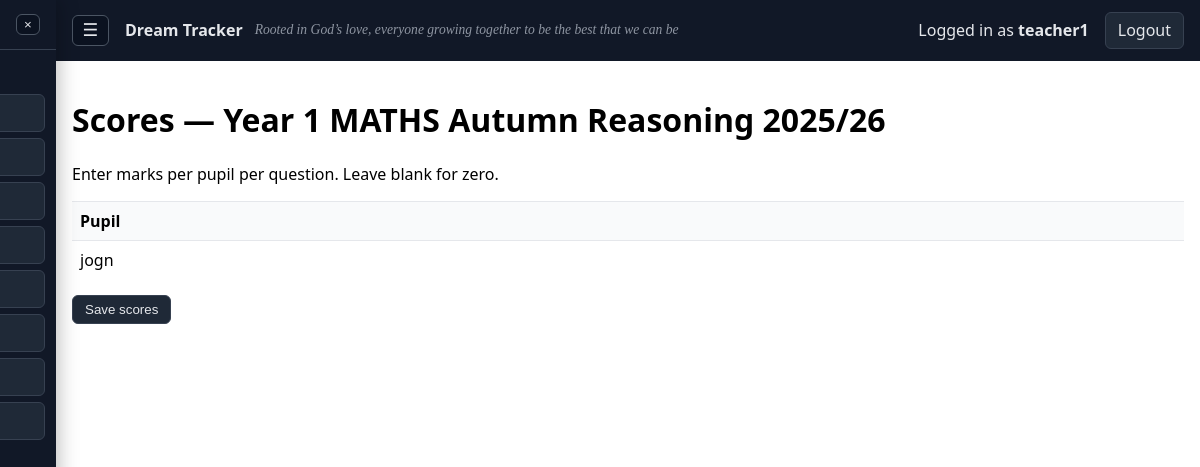
Page /assessments/2/scores (signed in) on the committed database.
### models.py (models this page shows, shortened)
class Teacher(UserMixin, db.Model):
    __tablename__ = "teachers"
    id = db.Column(db.Integer, primary_key=True)
    username = db.Column(db.String(80), unique=True, nullable=False)
    password_hash = db.Column(db.String(255), nullable=False)
    class_id = db.Column(db.Integer, db.ForeignKey("classes.id"))
    is_admin = db.Column(db.Boolean, nullable=False, default=False)
    is_active = db.Column(db.Boolean, nullable=False, default=True)
    class_links = db.relationship("TeacherClass", back_populates="teacher", cascade="all, delete-orphan")
    classes = db.relationship("SchoolClass", secondary="teacher_classes", viewonly=True)

class Assessment(db.Model):
    __tablename__ = "assessments"
    id = db.Column(db.Integer, primary_key=True)
    class_id = db.Column(db.Integer, db.ForeignKey("classes.id"), nullable=False)
    academic_year_id = db.Column(db.Integer, db.ForeignKey("academic_years.id"), nullable=False)
    term = db.Column(db.String(10), nullable=False)  # Autumn/Spring/Summer
    subject = db.Column(db.String(20), nullable=False, default="maths", index=True)
    paper = db.Column(db.String(20), nullable=False, default="Arithmetic", index=True)
    title = db.Column(db.String(120), nullable=False)
    template_id = db.Column(db.Integer, db.ForeignKey("paper_templates.id"), nullable=True)
    template_version = db.Column(db.Integer, nullable=True)
    created_at = db.Column(db.DateTime, default=datetime.utcnow)
    klass = db.relationship("SchoolClass")
    academic_year = db.relationship("AcademicYear")
    questions = db.relationship("AssessmentQuestion", backref="assessment", cascade="all, delete-orphan")
    scores = db.relationship("PupilQuestionScore", backref="assessment", cascade="all, delete-orphan")

class Pupil(db.Model):
    __tablename__ = "pupils"
    id = db.Column(db.Integer, primary_key=True)
    class_id = db.Column(db.Integer, db.ForeignKey("classes.id"), nullable=False)
    number = db.Column(db.Integer, nullable=True)  # optional display No.
    name = db.Column(db.String(120), nullable=False, index=True)
    gender = db.Column(db.String(1), nullable=True)  # 'M' or 'F'
    pupil_premium = db.Column(db.Boolean, default=False)
    laps = db.Column(db.Boolean, default=False)
    service_child = db.Column(db.Boolean, default=False)
    updated_at = db.Column(db.DateTime, default=datetime.utcnow, onupdate=datetime.utcnow)
    results = db.relationship("Result", backref="pupil", cascade="all, delete-orphan")
    writing_results = db.relationship("WritingResult", backref="pupil", cascade="all, delete-orphan")
    sats_scores = db.relationship("SatsScore", backref="pupil", cascade="all, delete-orphan")
    class_history = db.relationship("PupilClassHistory", backref="pupil", cascade="all, delete-orphan")
    __table_args__ = (
    )

### app.py (the view, shortened to what this page needs)
    @app.route("/assessments/<int:assessment_id>/scores", methods=["GET", "POST"])
    @login_required
    def assessment_scores(assessment_id):
        a = Assessment.query.get_or_404(assessment_id)
        require_class_access(a.class_id)
        pupils = Pupil.query.filter_by(class_id=a.class_id).order_by(
            Pupil.number.is_(None), Pupil.number, Pupil.name
        ).all()
        questions = AssessmentQuestion.query.filter_by(assessment_id=a.id).order_by(
            AssessmentQuestion.number.asc()
        ).all()
        scores = {(s.pupil_id, s.question_id): s.mark for s in PupilQuestionScore.query.filter_by(assessment_id=a.id).all()}
        return render_template("assessment_scores.html", assessment=a, pupils=pupils, questions=questions, scores=scores)

### templates/assessment_scores.html (shortened to what this page needs)
{% extends "layout.html" %}
{% block content %}
<h1>Scores — {{ assessment.title }}</h1>
<p>Enter marks per pupil per question. Leave blank for zero.</p>
<form method="post">
  <table>
    <thead>
      <tr>
        <th>Pupil</th>
      </tr>
    </thead>
    <tbody>
      {% for p in pupils %}
        <tr>
          <td>{{ p.number or '' }} {{ p.name }}</td>
        </tr>
      {% endfor %}
    </tbody>
  </table>
  <p><button class="button" type="submit">Save scores</button></p>
</form>
{% endblock %}

### templates/layout.html (shortened to what this page needs)
<!doctype html>
<html lang="en">
<head>
</head>
<body>
  {% set sidebar_params = namespace(values={}) %}
  {% for key in ['year','term','class','gender','pp','laps','svc','min_pct','max_pct','band'] %}
    {% if request.args.get(key) %}
      {% set _ = sidebar_params.values.update({key: request.args.get(key)}) %}
    {% endif %}
  {% endfor %}
  {% set sidebar_subject = request.view_args.get('subject') if request.view_args and request.view_args.get('subject') else request.args.get('subject', 'maths') %}
  {% set sidebar_mode = request.args.get('mode', 'table' if current_user.is_admin else 'home') %}
  {% set reports_href = url_for('reports', **sidebar_params.values) %}
  {% set is_year6_menu = y6_nav is not none %}
  {% if current_user.is_authenticated %}
    <div id="sidebarHoverZone" class="hover-zone" aria-hidden="true"></div>
    <aside id="sidebar" class="sidebar" aria-label="Main menu">
      <div class="sidebar-head">
        <button id="menuCloseBtn" class="sidebar-close" aria-label="Close menu" type="button">×</button>
      </div>
      <nav class="sidebar-nav">
        <div class="section-title">Teacher</div>
        {% if is_year6_menu %}
          <a class="sidebar-link {{ 'active' if request.endpoint == 'y6_home' or (request.endpoint == 'dashboard' and sidebar_mode == 'home') else '' }}" href="{{ url_for('y6_home', **sidebar_params.values) }}">Home</a>
          <a class="sidebar-link {{ 'active' if request.endpoint in ['y6_sats_tracker', 'sats_page'] else '' }}" href="{{ url_for('y6_sats_tracker', **sidebar_params.values) }}">SATs Tracker</a>
          <a class="sidebar-link {{ 'active' if request.endpoint in ['y6_writing', 'writing_dashboard'] or (request.endpoint == 'dashboard' and sidebar_subject == 'writing') else '' }}" href="{{ url_for('y6_writing', **sidebar_params.values) }}">Writing</a>
          <a class="sidebar-link {{ 'active' if request.endpoint in ['y6_reports', 'reports'] else '' }}" href="{{ url_for('y6_reports', **sidebar_params.values) }}">Reports</a>
        {% else %}
          <a class="sidebar-link {{ 'active' if request.endpoint == 'dashboard' and sidebar_mode == 'home' else '' }}" href="{{ url_for('dashboard', subject='maths', mode='home', **sidebar_params.values) }}">Home</a>
          <a class="sidebar-link {{ 'active' if request.endpoint == 'dashboard' and sidebar_mode == 'table' and sidebar_subject == 'maths' else '' }}" href="{{ url_for('dashboard', subject='maths', mode='table', **sidebar_params.values) }}">Maths</a>
          <a class="sidebar-link {{ 'active' if request.endpoint == 'dashboard' and sidebar_mode == 'table' and sidebar_subject == 'reading' else '' }}" href="{{ url_for('dashboard', subject='reading', mode='table', **sidebar_params.values) }}">Reading</a>
          <a class="sidebar-link {{ 'active' if request.endpoint == 'dashboard' and sidebar_mode == 'table' and sidebar_subject == 'spag' else '' }}" href="{{ url_for('dashboard', subject='spag', mode='table', **sidebar_params.values) }}">SPaG</a>
          <a class="sidebar-link {{ 'active' if request.endpoint == 'dashboard' and sidebar_mode == 'table' and sidebar_subject == 'writing' else '' }}" href="{{ url_for('dashboard', subject='writing', mode='table', **sidebar_params.values) }}">Writing</a>
          <a class="sidebar-link {{ 'active' if request.endpoint == 'assessments' else '' }}" href="{{ url_for('assessments') }}">GAP</a>
          <a class="sidebar-link {{ 'active' if request.endpoint == 'interventions' else '' }}" href="{{ url_for('interventions') }}">Interventions</a>
          <a class="sidebar-link {{ 'active' if request.endpoint == 'reports' else '' }}" href="{{ reports_href }}">Reports</a>
        {% endif %}
      </nav>
    </aside>
  {% endif %}
  <header class="bar">
    {% if current_user.is_authenticated %}
      <button id="menuBtn" class="menu-btn" aria-label="Open menu" type="button">☰</button>
    {% endif %}
    <div class="brand-wrap">
      <a class="brand" href="{{ url_for('index') }}">Dream Tracker</a>
      <span class="school-motto">Rooted in God’s love, everyone growing together to be the best that we can be</span>
    </div>
    {% if current_user.is_authenticated %}
      <span>Logged in as <strong>{{ current_user.username }}</strong></span>
      <a class="button" href="{{ url_for('logout') }}">Logout</a>
    {% else %}
      <a class="button" href="{{ url_for('login') }}">Login</a>
    {% endif %}
  </header>
  <main>
    {% block content %}{% endblock %}
  </main>
</body>
</html>

### templates/layout.html (style rules this page uses)
html, body { height: 100%; }
body { font-family: system-ui, -apple-system, Segoe UI, Roboto, Arial, sans-serif; margin: 0; padding: 0; display: block; width: 100%; overflow-x: hidden; }
header.bar { display: flex; align-items: center; flex-wrap: wrap; gap: 1rem; padding: 0.75rem 1rem; background: #111827; color: #e5e7eb; width: 100%; box-sizing: border-box; }
header.bar .brand { color: #e5e7eb; text-decoration: none; font-weight: 700; white-space: nowrap; }
header.bar .brand-wrap { display: inline-flex; align-items: center; position: relative; }
.school-motto { position: absolute; left: calc(100% + 0.75rem); font-family: "Georgia", "Times New Roman", cursive; font-style: italic; font-size: 0.85rem; color: #9ca3af; white-space: nowrap; opacity: 0.9; }
.menu-btn { border: 1px solid #4b5563; border-radius: 6px; background: #0b1220; color: #e5e7eb; font-size: 1.1rem; line-height: 1; padding: 0.35rem 0.6rem; cursor: pointer; }
header.bar a { color: #e5e7eb; text-decoration: none; }
.sidebar { position: fixed; top: 0; left: 0; height: 100vh; width: 260px; background: #111827; color: #e5e7eb; z-index: 30; box-shadow: 3px 0 18px rgba(0, 0, 0, 0.25); transform: translateX(-204px); transition: transform 0.2s ease; overflow-y: auto; }
.hover-zone { position: fixed; top: 0; left: 0; bottom: 0; width: 20px; z-index: 25; background: transparent; }
.sidebar-head { display: flex; align-items: center; justify-content: space-between; padding: 0.85rem 1rem; border-bottom: 1px solid #374151; font-weight: 700; }
.sidebar-close { border: 1px solid #4b5563; border-radius: 6px; background: #0b1220; color: #e5e7eb; line-height: 1; padding: 0.2rem 0.45rem; cursor: pointer; }
.sidebar-nav { display: flex; flex-direction: column; gap: 0.35rem; padding: 0.7rem; }
.sidebar-nav .section-title { color: #9ca3af; font-size: 0.8rem; text-transform: uppercase; letter-spacing: 0.02em; margin: 0.45rem 0 0.1rem; padding: 0 0.45rem; }
.sidebar-link { color: #e5e7eb; text-decoration: none; border: 1px solid #374151; border-radius: 6px; background: #1f2937; padding: 0.45rem 0.6rem; white-space: nowrap; overflow: hidden; text-overflow: ellipsis; }
a.button, button.button, .button { display: inline-block; padding: 0.4rem 0.75rem; border: 1px solid #374151; border-radius: 6px; background: #1f2937; color: #e5e7eb; white-space: nowrap; }
main { padding: 1rem; }
body.has-sidebar main, body.has-sidebar header.bar { padding-left: calc(56px + 1rem); }
table { width: 100%; border-collapse: collapse; }
th, td { padding: 0.5rem; border-top: 1px solid #e5e7eb; text-align: left; vertical-align: top; }
th { background: #f9fafb; }

### rows in the picture
Teacher: username "teacher1"
Assessment: title "Year 1 MATHS Autumn Reasoning 2025/26"
Pupil: name "jogn"
